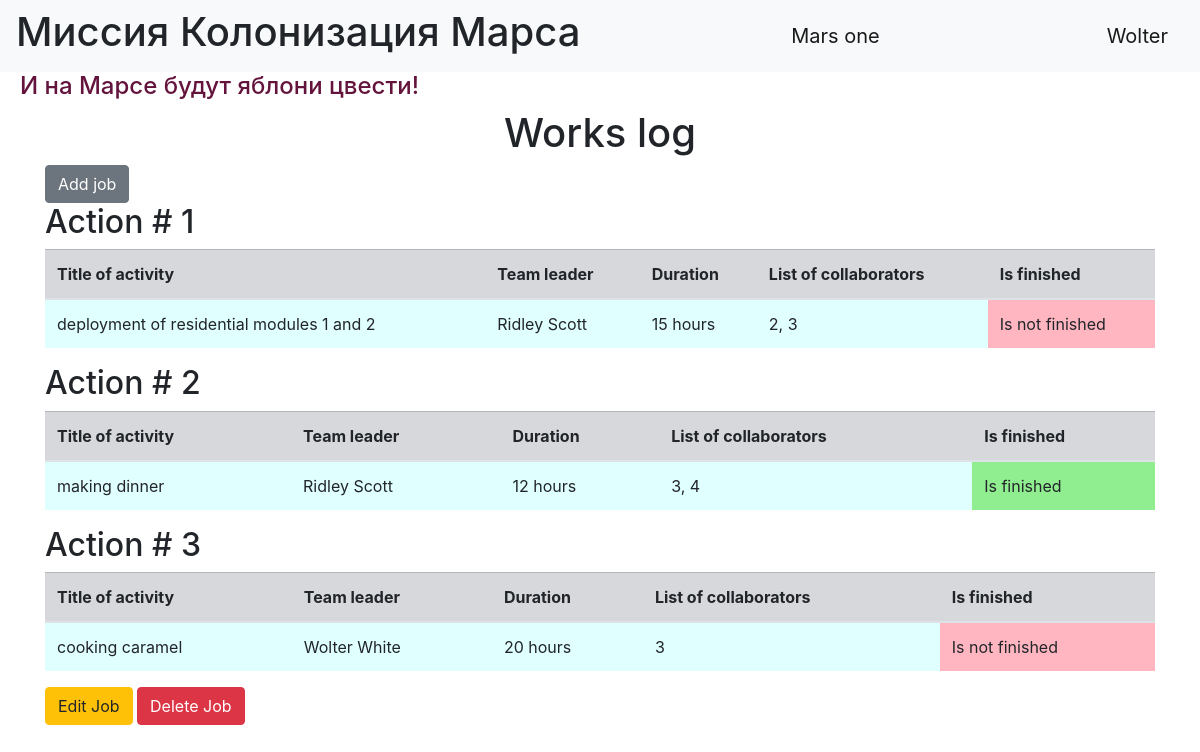
/ (signed in), run on the app's committed database.
### data/users.py (models this page shows, shortened)
class User(SqlAlchemyBase, UserMixin):
    __tablename__ = 'users'
    id = sqlalchemy.Column(sqlalchemy.Integer,
                           primary_key=True, autoincrement=True)
    surname = sqlalchemy.Column(sqlalchemy.String)
    name = sqlalchemy.Column(sqlalchemy.String)
    age = sqlalchemy.Column(sqlalchemy.Integer)
    position = sqlalchemy.Column(sqlalchemy.String)
    speciality = sqlalchemy.Column(sqlalchemy.String)
    address = sqlalchemy.Column(sqlalchemy.String)
    email = sqlalchemy.Column(sqlalchemy.String, unique=True)
    hashed_password = sqlalchemy.Column(sqlalchemy.String)
    modified_date = sqlalchemy.Column(sqlalchemy.DateTime, default=datetime.datetime.now)
    jobs = orm.relationship("Jobs", back_populates='user')

### data/jobs.py (models this page shows)
class Jobs(SqlAlchemyBase):
    __tablename__ = 'jobs'
    id = sqlalchemy.Column(sqlalchemy.Integer,
                           primary_key=True, autoincrement=True)
    team_leader = sqlalchemy.Column(sqlalchemy.Integer, sqlalchemy.ForeignKey("users.id"))
    job = sqlalchemy.Column(sqlalchemy.String)
    work_size = sqlalchemy.Column(sqlalchemy.Integer)
    collaborators = sqlalchemy.Column(sqlalchemy.String)
    creator = sqlalchemy.Column(sqlalchemy.Integer)
    start_date = sqlalchemy.Column(sqlalchemy.DateTime, default=datetime.datetime.now)
    end_date = sqlalchemy.Column(sqlalchemy.DateTime)
    is_finished = sqlalchemy.Column(sqlalchemy.Boolean, default=False)
    user = orm.relationship('User')

### model1.py (the view)
@app.route("/")
def journal_works():
    db_session.global_init('db/db.sqlite')
    session = db_session.create_session()
    jobs = session.query(Jobs).all()
    return render_template('index.html', jobs=jobs,
                           title='Works log', message=request.args.get('message'),
                           message_type=request.args.get('message_type'))

### data/db_session.py (called while the page is built, shortened)
def global_init(db_file):
    global __factory
    if __factory:
        return

def create_session() -> Session:
    global __factory
    return __factory()

### model1.py (called while the page is built)
@login_manager.user_loader
def load_user(user_id):
    db_sess = db_session.create_session()
    return db_sess.query(User).get(user_id)

### templates/index.html (shortened to what this page needs)
{% extends 'base.html' %}
{% block content %}
    <h1 class="text-center">{{ title }}</h1>
    {% if current_user.is_authenticated %}
        <a class="btn btn-secondary" href="/addjob">Add job</a>
    {% endif %}
    {% for job in jobs %}
        <h2>Action # {{ loop.index }}</h2>
        <table class="table">
            <thead>
                <tr class="table-secondary">
                    <th>Title of activity</th>
                    <th>Team leader</th>
                    <th>Duration</th>
                    <th>List of collaborators</th>
                    <th>Is finished</th>
                </tr>
            </thead>
            <tbody style="background-color: lightcyan">
                <tr>
                    <td>{{ job.job }}</td>
                    <td>{{ job.user.name }} {{ job.user.surname }}</td>
                    <td>{{ job.work_size }} hours</td>
                    <td>{{ job.collaborators }}</td>
                    <td style="background-color: {% if not job.is_finished %}lightpink{% else %}lightgreen{% endif %}">
                        Is {% if not job.is_finished %}not {% endif %}finished
                    </td>
                </tr>
            </tbody>
        </table>
        {% if current_user.id in (1, job.creator) %}
            <a class="btn btn-warning" href="/edit_job/{{ job.id }}">Edit Job</a>
            <a class="btn btn-danger" href="/delete_job/{{ job.id }}">Delete Job</a>
        {% endif %}
    {% endfor %}
{% endblock %}

### templates/base.html (shortened to what this page needs)
<!doctype html>
<html lang="en">
<head>
    <link rel="stylesheet"
          href="https://stackpath.bootstrapcdn.com/bootstrap/4.4.1/css/bootstrap.min.css"
>
    <link rel="stylesheet" type="text/css" href="{{url_for('static', filename='css/style.css')}}" />
</head>
<body>
<header>
    <nav class="navbar navbar-light bg-light">
        <h1>Миссия Колонизация Марса</h1>
        <a class="navbar-brand" href="#">Mars one</a>
        {% if current_user.is_authenticated %}
            <a class="navbar-brand" href="/logout">{{ current_user.name }}</a>
        {% else %}
            <p>
                <a class="btn btn-primary " href="/register">Зарегистрироваться</a>
                <a class="btn btn-success" href="/login">Войти</a>
            </p>
        {% endif %}
    </nav>
</header>
<h4>И на Марсе будут яблони цвести!</h4>
<main role="main" class="container">
    {% block content %}{% endblock %}
</main>
</body>
</html>

### static/css/style.css (style rules this page uses)
h4 { color: rgb(100, 20, 60); padding-left: 20px; }

### data on the page
User: name "Wolter"
Jobs: job "deployment of residential modules 1 and 2", user.name "Ridley", user.surname "Scott", work_size "15", collaborators "2, 3", is_finished "not"
Jobs: job "making dinner", user.name "Ridley", user.surname "Scott", work_size "12", collaborators "3, 4"
Jobs: job "cooking caramel", user.name "Wolter", user.surname "White", work_size "20", collaborators "3", is_finished "not"

### other printed values
{{ title }} "Works log"
